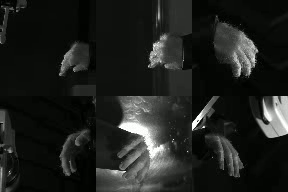
#> input picture frame 10 of examples/2024-04-15_10-36-24_969748_resized10.mp4, 288 x 192 px, given in place of camTL-orig.mp4, which was not available
$ jupyter execute --allow-errors camera_alignment_simulation.ipynb   (text cells are left out)
#> lines starting #> are read from the running program, lines starting #| are printed output that depends on the picture; pictures that were not available may be replaced by others from this repository, and a replacement may not be noted
[cell 1]
import cv2
import glob
import os
import numpy as np

[cell 2]
video_path = '/media/yiting/NewVolume/Data/Videos/Camera_Alignment/2025-12-18/cameras/2025-12-18_11-22-05_062292/camTL-orig.mp4'
cap_base = cv2.VideoCapture(video_path)
cap_base.set(cv2.CAP_PROP_POS_FRAMES, 10)
ret, frame_base = cap_base.read()
#> frame_base is the input picture: shape (192, 288, 3); mean B, G, R 30.7, 33.7, 31.7
cap_base.release()
gray_base = cv2.cvtColor(frame_base, cv2.COLOR_BGR2GRAY)
# Our camera setup: 1 pixel = 0.1-0.2 mm

# camTL ROI
x_base = 469
y_base = 481
w = 253
h = 142
# Create the template image
template = gray_base[y_base:y_base+h, x_base:x_base+w]
#> template = empty array

[cell 3]
def shift_image(image, shift_x, shift_y, fill_color=(0, 0, 0)):
    """
    Shifts an image by a specific number of pixels in x and y directions.

    Args:
        image: The input image array (numpy array).
        shift_x: Pixels to shift horizontally (+ right, - left).
        shift_y: Pixels to shift vertically (+ down, - up).
        fill_color: BGR tuple to fill the new empty space (default black).

    Returns:
        The shifted image.
    """
    height, width = image.shape[:2]

    # --- The Math Behind the Shift ---
    # We create a 2x3 transformation matrix M.
    # The first two columns are an "identity matrix" (meaning keep scale and rotation the same),
    # and the last column defines the translation (movement) in X and Y.
    T_matrix = np.float32([
        [1, 0, shift_x],
        [0, 1, shift_y]
    ])

    # Apply the affine transformation.
    # borderValue determines the color of the newly created empty space.
    shifted_img = cv2.warpAffine(
        image,
        T_matrix,
        (width, height),
        borderMode=cv2.BORDER_CONSTANT,
        borderValue=fill_color
    )

    return shifted_img

[cell 4]
def rotate_image(image, angle, center=None, scale=1.0, fill_color=(0, 0, 0)):
    """
    Rotates an image by a specific angle.

    Args:
        image: Input image.
        angle: Rotation angle in degrees (Positive = Counter-Clockwise).
        center: (x, y) tuple for the center of rotation. None = Image Center.
        scale: Optional scaling factor (1.0 = keep original size).
        fill_color: Color to fill the empty corners (default black).
    """
    (h, w) = image.shape[:2]

    # If no center is defined, rotate around the center of the image
    if center is None:
        center = (w // 2, h // 2)

    # 1. Get the Rotation Matrix
    # This creates a 2x3 matrix for rotation + optional scaling
    M = cv2.getRotationMatrix2D(center, angle, scale)

    # 2. Apply the Rotation
    rotated = cv2.warpAffine(
        image,
        M,
        (w, h),
        borderMode=cv2.BORDER_CONSTANT,
        borderValue=fill_color
    )

    return rotated

[cell 5]
# Define the shifts
# +X = Right, -X = Left
# +Y = Down,  -Y = Up

# shifted_xs = np.arange(-20,20)
shifted_ys = np.arange(-20,20)
shifted_xs = [0]*len(shifted_ys)

shifted_imgs = []
labels = []

# Add original for comparison
shifted_imgs.append(gray_base)
labels.append("Original")

# Apply shifts
for tx, ty in zip(shifted_xs, shifted_ys):
    shifted = shift_image(gray_base, tx, ty, fill_color=(0, 0, 0))
    shifted_imgs.append(shifted)
    labels.append(f"Shift X:{tx:+d}, Y:{ty:+d}")
#> this loop made 40 passes
#> pass 1, in shift_image, `shifted_img = cv2.warpAffine( image, T_matrix, (width, height), border..`:
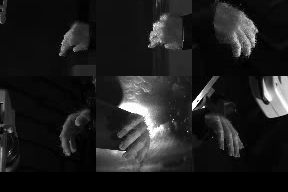
#> shifted_img: shape (192, 288); min 0, max 255, mean 31.1
#> pass 2, in shift_image (call 2), `shifted_img = cv2.warpAffine( image, T_matrix, (width, height), border..`:
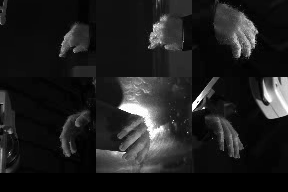
#> shifted_img: shape (192, 288); min 0, max 255, mean 31.1
#> pass 3, in shift_image (call 3), `shifted_img = cv2.warpAffine( image, T_matrix, (width, height), border..`:
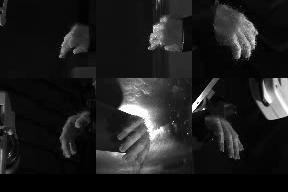
#> shifted_img: shape (192, 288); min 0, max 255, mean 31.2
#> after the loop, labels = 41 items, first 6: 'Original', 'Shift X:+0, Y:-20', 'Shift X:+0, Y:-19', 'Shift X:+0, Y:-18', 'Shift X:+0, Y:-17', 'Shift X:+0, Y:-16'; shifted_imgs = 41 items

#> (a cell that did not finish here is left out)

[cell 7]
# Angles to simulate (Degrees)
# Positive = Counter-Clockwise
# Negative = Clockwise
angles = np.arange(-20,20)

rotated_imgs = []
rotated_labels = []

for angle in angles:
    rotated = rotate_image(gray_base, angle, fill_color=(0, 0, 0))

    rotated_imgs.append(rotated)
    rotated_labels.append(f"{angle} degrees")
#> this loop made 40 passes
#> pass 1, in rotate_image, `rotated = cv2.warpAffine( image, M, (w, h), borderMode=cv2.BORDER_CONS..`:
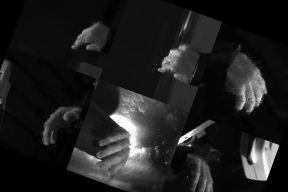
#> rotated: shape (192, 288); min 0, max 255, mean 30.6
#> pass 2, in rotate_image (call 2), `rotated = cv2.warpAffine( image, M, (w, h), borderMode=cv2.BORDER_CONS..`:
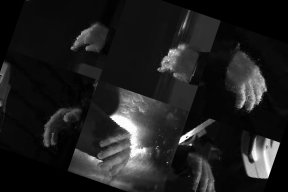
#> rotated: shape (192, 288); min 0, max 255, mean 30.7
#> pass 3, in rotate_image (call 3), `rotated = cv2.warpAffine( image, M, (w, h), borderMode=cv2.BORDER_CONS..`:
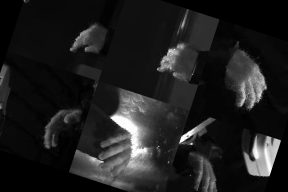
#> rotated: shape (192, 288); min 0, max 255, mean 30.8
#> after the loop, rotated_imgs = 40 items; rotated_labels = 40 items, first 6: '-20 degrees', '-19 degrees', '-18 degrees', '-17 degrees', '-16 degrees', '-15 degrees'
